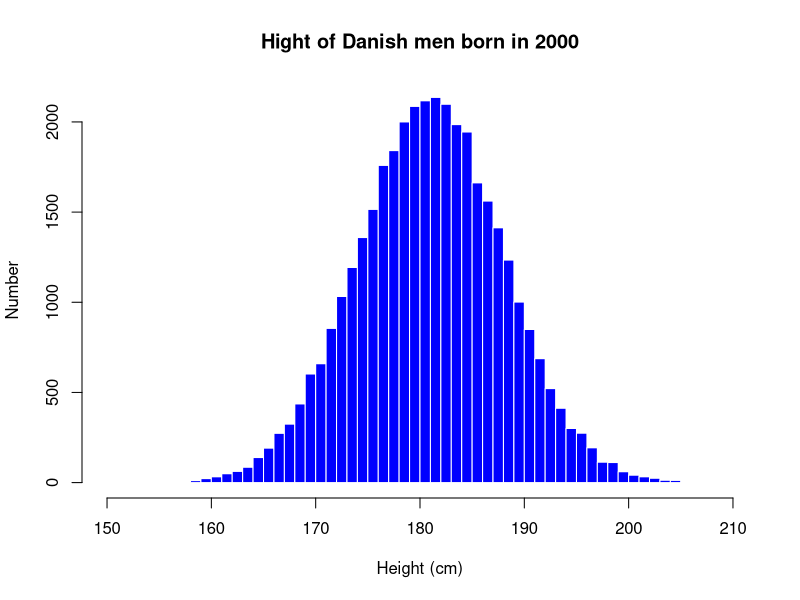

Write the R code that produced this figure.
# Example of normal distribution
# Session 2018 
# Number of participants 37352 
# average height (181,16 + 180,82)/2
# standard deviation is not reported but other studies show a SD for males around 7cm

x <- rnorm(37352, sd=7, mean = 181)
hist(x, 
     breaks = 150:210,
     col = 'blue',                     # Color of bars
     border = 'white',                  # color of borders around bars
     main='Hight of Danish men born in 2000',
     ylab='Number',
     xlab ='Height (cm)')   
